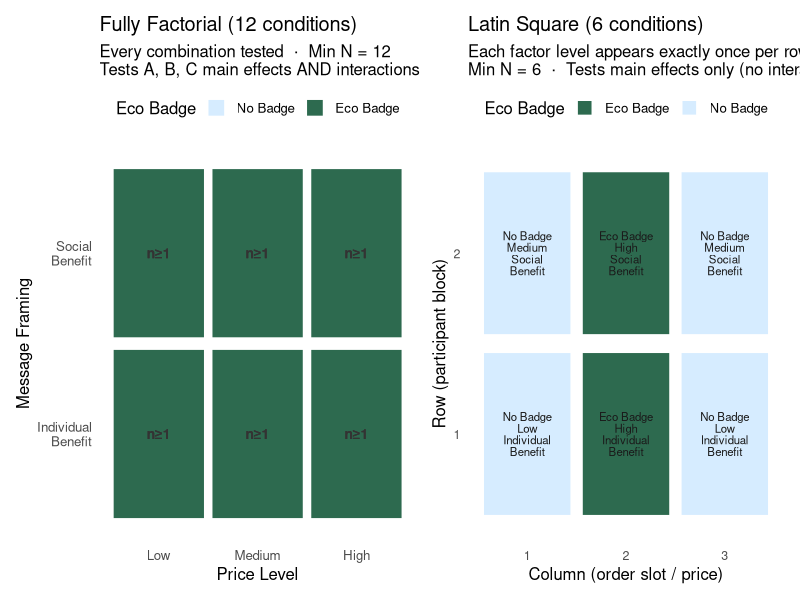
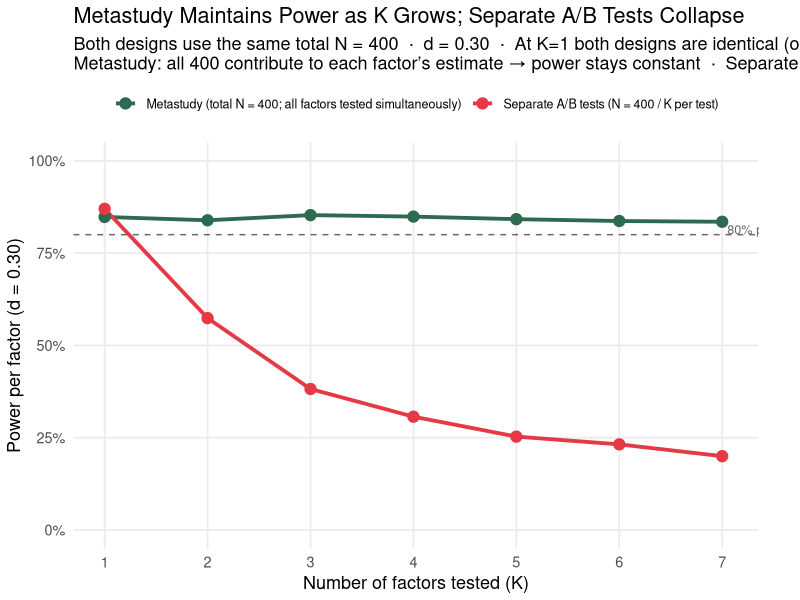
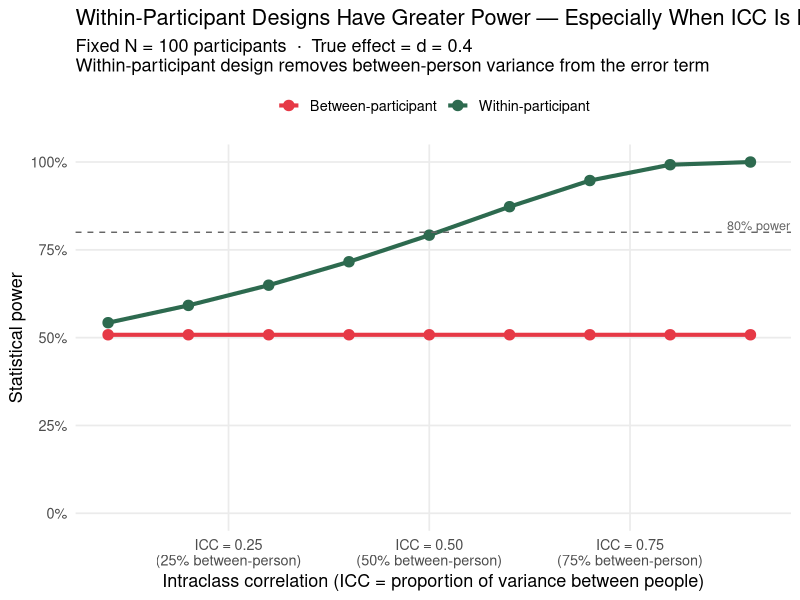
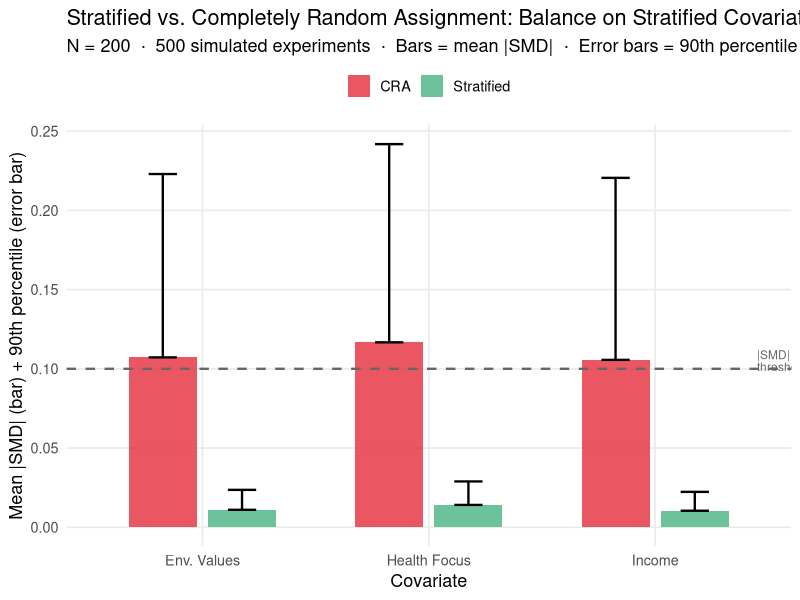
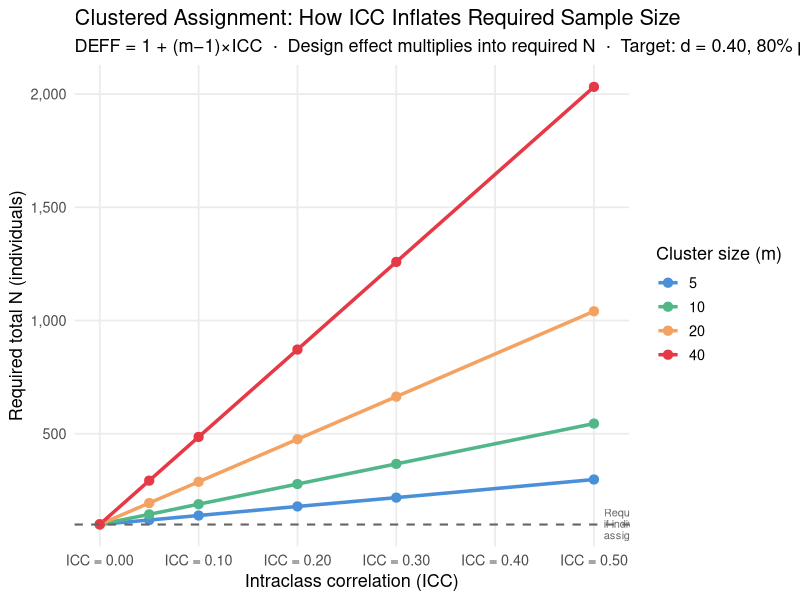

Write the R code that produced these figures, in order.
## ---- chunk 1
knitr::opts_chunk$set(
  echo    = TRUE,
  fig.width  = 9,
  fig.height = 5,
  fig.path   = "figs/",
  dev        = "svg"
)
dir.create("figs", recursive = TRUE, showWarnings = FALSE)
## ---- chunk 2
#| code-summary: "▶ Load required packages"
library(tidyverse); library(ggplot2); library(knitr); library(scales); library(patchwork)
if (!requireNamespace("lavaan", quietly = TRUE)) install.packages("lavaan")
library(lavaan)
set.seed(2025)
## ---- chunk 3
#| code-summary: "▶ Visualize: CRD vs. Factorial vs. Latin Square cell structures"

# ── Fully factorial: all A×B×C combinations ──────────────────────────────────
fact_df <- expand.grid(
  EcoBadge  = c("No Badge", "Eco Badge"),
  PriceLevel = c("Low", "Medium", "High"),
  Framing    = c("Individual\nBenefit", "Social\nBenefit")
) |>
  mutate(cell = paste(EcoBadge, PriceLevel, Framing, sep = "\n"),
         design = "Fully Factorial\n(12 cells, 12N total)")

# ── Latin square: Factor C varied across rows and Factor A×B as column×row
# 2×3 Latin Square (accommodate unequal levels by using 3×3 and dropping one row)
ls_grid <- expand.grid(Row = 1:2, Col = 1:3) |>
  mutate(
    EcoBadge   = ifelse(Col %in% c(1, 3), "No Badge", "Eco Badge"),
    PriceLevel = c("Low","Medium","High","High","Low","Medium"),
    Framing    = c("Individual\nBenefit","Social\nBenefit","Individual\nBenefit",
                   "Social\nBenefit","Individual\nBenefit","Social\nBenefit"),
    design     = "Latin Square\n(6 cells, 6N total)"
  )

# ── CRD: just two cells (eco vs. no eco, collapsing B and C) ─────────────────
crd_df <- data.frame(
  EcoBadge   = c("No Badge", "Eco Badge"),
  PriceLevel = "Pooled\n(B,C varied\nbut uncontrolled)",
  Framing    = "Pooled",
  design     = "Simple A/B (CRA)\n(2 cells, N total)",
  Row = 1, Col = 1:2
)

# ── Plot factorial and latin square side by side ──────────────────────────────
p_fact <- ggplot(fact_df, aes(x = PriceLevel, y = Framing, fill = EcoBadge)) +
  geom_tile(color = "white", linewidth = 1.2, width = 0.95, height = 0.95) +
  geom_text(aes(label = paste0("n\u2265", ifelse(EcoBadge == "Eco Badge", "1", "1"))),
            size = 3.5, fontface = "bold", color = "gray20") +
  scale_fill_manual(values = c("No Badge" = "#d6ecff", "Eco Badge" = "#2d6a4f"),
                    name = "Eco Badge") +
  labs(title = "Fully Factorial (12 conditions)",
       subtitle = "Every combination tested  \u00b7  Min N = 12\nTests A, B, C main effects AND interactions",
       x = "Price Level", y = "Message Framing") +
  theme_minimal(base_size = 12) +
  theme(panel.grid = element_blank(), legend.position = "top")

p_ls <- ggplot(ls_grid, aes(x = factor(Col), y = factor(Row), fill = EcoBadge)) +
  geom_tile(color = "white", linewidth = 1.5, width = 0.92, height = 0.92) +
  geom_text(aes(label = paste0(EcoBadge, "\n", PriceLevel, "\n", Framing)),
            size = 2.9, lineheight = 0.85, color = "gray10") +
  scale_fill_manual(values = c("No Badge" = "#d6ecff", "Eco Badge" = "#2d6a4f"),
                    name = "Eco Badge") +
  labs(title = "Latin Square (6 conditions)",
       subtitle = "Each factor level appears exactly once per row and column\nMin N = 6  \u00b7  Tests main effects only (no interactions)",
       x = "Column (order slot / price)", y = "Row (participant block)") +
  theme_minimal(base_size = 12) +
  theme(panel.grid = element_blank(), legend.position = "top",
        axis.text = element_text(size = 9))

p_fact + p_ls
## ---- chunk 4
#| code-summary: "▶ Table: design comparison on key dimensions"

design_tab <- data.frame(
  Design = c("Simple A/B (CRA)", "Fully Factorial", "Latin Square"),
  `Conditions` = c(2, 12, 6),
  `Min N (1 obs/cell)` = c(2, 12, 6),
  `Main effects testable` = c("A only", "A, B, C", "A, B, C"),
  `Interactions testable` = c("None", "A\u00d7B, A\u00d7C, B\u00d7C, A\u00d7B\u00d7C", "None"),
  `Orthogonality coverage` = c("Only A vs. B,C confounded", "Perfect within cells", "Approximate — by design"),
  check.names = FALSE
)

kable(design_tab,
      caption = "Design comparison: efficiency, testability, and orthogonality coverage")
## ---- chunk 5
#| code-summary: "▶ Simulate: metastudy maintains power as K grows; separate A/B tests collapse"

set.seed(2026)
K_vec   <- 1:7       # 1 to 7 factors (stop at K = 7)
N_total <- 400       # fixed total budget (same for both designs)
d       <- 0.30      # true effect size per factor
n_sim   <- 1000      # simulations per cell

# ── Metastudy: all N=400 test all K factors simultaneously (orthogonal OLS) ────
# Key: each factor is assigned orthogonally, so estimating Factor 1 uses all N
# participants (N/2 per level), regardless of K. SE ≈ 2*sigma/sqrt(N) = constant.
# At K=1 this is identical to a single A/B test with N participants.
sim_meta_power <- function(N, K, d, n_sim = 500) {
  mean(replicate(n_sim, {
    # Random ±0.5 assignment to each of K orthogonal factors
    X   <- matrix(sample(c(-0.5, 0.5), N * K, replace = TRUE), nrow = N)
    Y   <- X %*% rep(d, K) + rnorm(N, 0, 1)
    fit <- lm(Y ~ X)
    # p-value for Factor 1 (all factors symmetric by design)
    coef(summary(fit))[2, 4] < 0.05
  }))
}

# ── Separate A/B tests: total N = 400 split EQUALLY among K tests ─────────────
# Each of the K factors gets its own study with N/K participants.
# At K=1: N_per_test = 400 → identical to metastudy (K=1 case) → equal power.
# As K grows: N_per_test = 400/K shrinks → power falls.
sim_ab_power <- function(N_per_test, d, n_sim = 500) {
  n_t <- ceiling(N_per_test / 2)
  n_c <- floor(N_per_test / 2)
  mean(replicate(n_sim, {
    obs <- mean(rnorm(n_t,  d / 2, 1)) - mean(rnorm(n_c, -d / 2, 1))
    se  <- sqrt(1/n_t + 1/n_c)
    abs(obs / se) > qnorm(0.975)
  }))
}

meta_powers <- sapply(K_vec, function(K) sim_meta_power(N_total, K, d, n_sim))
ab_powers   <- sapply(K_vec, function(K) sim_ab_power(floor(N_total / K), d, n_sim))

power_df <- data.frame(
  n_factors = rep(K_vec, 2),
  power     = c(meta_powers, ab_powers),
  design    = rep(c("Metastudy (total N = 400; all factors tested simultaneously)",
                    "Separate A/B tests (N = 400 / K per test)"),
                 each = length(K_vec))
)

ggplot(power_df, aes(x = n_factors, y = power,
                     color = design, group = design)) +
  geom_line(linewidth = 1.3) +
  geom_point(size = 3.5) +
  geom_hline(yintercept = 0.80, linetype = "dashed", color = "gray40") +
  annotate("text", x = 7.05, y = 0.815, label = "80% power",
           color = "gray40", size = 3.2, hjust = 0) +
  scale_color_manual(
    values = c("Metastudy (total N = 400; all factors tested simultaneously)" = "#2d6a4f",
               "Separate A/B tests (N = 400 / K per test)"                   = "#e63946"),
    name = NULL) +
  scale_y_continuous(labels = percent_format(accuracy = 1), limits = c(0, 1)) +
  scale_x_continuous(breaks = K_vec) +
  labs(x = "Number of factors tested (K)",
       y = "Power per factor (d = 0.30)",
       title = "Metastudy Maintains Power as K Grows; Separate A/B Tests Collapse",
       subtitle = paste0(
         "Both designs use the same total N = 400  \u00b7  d = 0.30  \u00b7  At K=1 both designs are identical (one A/B test, N=400)\n",
         "Metastudy: all 400 contribute to each factor\u2019s estimate \u2192 power stays constant  \u00b7  ",
         "Separate A/B: 400/K per test \u2192 power falls")) +
  theme_minimal(base_size = 13) +
  theme(panel.grid.minor = element_blank(), legend.position = "top",
        legend.text = element_text(size = 9),
        plot.margin = margin(5, 30, 5, 5))
## ---- chunk 6
#| code-summary: "▶ Simulate: between vs. within participant power comparison"

set.seed(2026)

# Parameters
true_effect <- 0.40   # true within-person effect (SD units)
icc_range   <- seq(0.10, 0.90, by = 0.10)  # ICC = between / total variance

power_comparison <- expand.grid(
  icc    = icc_range,
  design = c("Between-participant", "Within-participant")
) |>
  mutate(
    # For fixed total N = 100, n_per_arm = 50 between, N = 50 for within
    N        = 100,
    n_arm    = 50,
    # Between: variance includes between-person component (inflates denominator)
    sd_eff_b = sqrt(1),             # full SD
    # Within: SD of the DIFFERENCE scores = sqrt(2*(1-icc)) * total_sd
    sd_eff_w = sqrt(2 * (1 - icc)),
    power_val = mapply(function(des, sd_e) {
      tryCatch(
        power.t.test(n = 50, delta = true_effect,
                     sd = sd_e, sig.level = 0.05,
                     type = ifelse(des == "Between-participant",
                                   "two.sample", "paired"))$power,
        error = function(e) NA_real_
      )
    }, design, ifelse(design == "Between-participant", sd_eff_b, sd_eff_w))
  )

ggplot(power_comparison, aes(x = icc, y = power_val,
                              color = design, group = design)) +
  geom_line(linewidth = 1.4) +
  geom_point(size = 3.2) +
  geom_hline(yintercept = 0.80, linetype = "dashed", color = "gray40") +
  annotate("text", x = 0.91, y = 0.82, label = "80% power",
           color = "gray40", size = 3.2) +
  scale_color_manual(values = c("Between-participant" = "#e63946",
                                 "Within-participant"  = "#2d6a4f"),
                     name = NULL) +
  scale_x_continuous(labels = function(x) sprintf("ICC = %.2f\n(%.0f%% between-person)", x, x*100)) +
  scale_y_continuous(labels = percent_format(accuracy = 1), limits = c(0, 1)) +
  labs(x = "Intraclass correlation (ICC = proportion of variance between people)",
       y = "Statistical power",
       title = "Within-Participant Designs Have Greater Power — Especially When ICC Is High",
       subtitle = paste0("Fixed N = 100 participants  \u00b7  True effect = d = ", true_effect,
                         "\nWithin-participant design removes between-person variance from the error term")) +
  theme_minimal(base_size = 13) +
  theme(panel.grid.minor = element_blank(), legend.position = "top")
## ---- chunk 7
#| code-summary: "▶ Simulate: CRA vs. stratified assignment for 500 experiments"

set.seed(2026)
N_str  <- 200
D_str  <- 3    # three binary covariates to stratify on

n_sims <- 500

# Helper: absolute SMD for a covariate
abs_smd <- function(x, trt) {
  m1 <- mean(x[trt == 1]); m0 <- mean(x[trt == 0])
  s  <- sqrt((var(x[trt == 1]) + var(x[trt == 0])) / 2)
  if (s == 0) return(0)
  abs(m1 - m0) / s
}

# Simulate one run under CRA and one under stratified
one_run <- function() {
  # Participant covariates (binary)
  X1 <- rbinom(N_str, 1, 0.45)  # environmental values
  X2 <- rbinom(N_str, 1, 0.50)  # income
  X3 <- rbinom(N_str, 1, 0.40)  # health focus

  # CRA
  trt_cra  <- sample(rep(0:1, N_str / 2))

  # Stratified: randomize within each of 2^3 = 8 strata
  strata   <- paste(X1, X2, X3, sep = "-")
  trt_strat <- integer(N_str)
  for (s in unique(strata)) {
    idx <- which(strata == s)
    n_s <- length(idx)
    trt_strat[idx] <- sample(c(rep(0, ceiling(n_s / 2)),
                                rep(1, floor(n_s / 2)))[seq_len(n_s)])
  }

  data.frame(
    method = c(rep("CRA", 3L), rep("Stratified", 3L)),
    cov    = rep(c("Env. Values", "Income", "Health Focus"), 2L),
    smd    = c(abs_smd(X1, trt_cra),  abs_smd(X2, trt_cra),  abs_smd(X3, trt_cra),
               abs_smd(X1, trt_strat), abs_smd(X2, trt_strat), abs_smd(X3, trt_strat))
  )
}

set.seed(42)
strat_sims <- bind_rows(replicate(n_sims, one_run(), simplify = FALSE))

strat_summary <- strat_sims |>
  group_by(method, cov) |>
  summarise(mean_smd = mean(smd), p90_smd = quantile(smd, 0.90), .groups = "drop") |>
  mutate(method = factor(method, levels = c("CRA", "Stratified")))

ggplot(strat_summary, aes(x = cov, y = mean_smd, fill = method,
                           ymin = 0, ymax = p90_smd)) +
  geom_col(position = position_dodge(0.7), width = 0.6, alpha = 0.85) +
  geom_errorbar(aes(ymin = mean_smd, ymax = p90_smd),
                position = position_dodge(0.7), width = 0.25, linewidth = 0.8) +
  geom_hline(yintercept = 0.10, linetype = "dashed", color = "gray40", linewidth = 0.8) +
  annotate("text", x = 3.45, y = 0.105, label = "|SMD| = 0.10\nthreshold",
           size = 3.0, color = "gray40", hjust = 0, lineheight = 0.85) +
  scale_fill_manual(values = c("CRA" = "#e63946", "Stratified" = "#52b788"), name = NULL) +
  labs(x = "Covariate", y = "Mean |SMD| (bar) + 90th percentile (error bar)",
       title = "Stratified vs. Completely Random Assignment: Balance on Stratified Covariates",
       subtitle = paste0("N = ", N_str, "  \u00b7  500 simulated experiments  \u00b7  ",
                         "Bars = mean |SMD|  \u00b7  Error bars = 90th percentile worst case")) +
  theme_minimal(base_size = 13) +
  theme(panel.grid.minor = element_blank(), legend.position = "top")
## ---- chunk 8
#| code-summary: "▶ Illustrate: effective N under clustered assignment for different ICCs"

icc_vals     <- c(0.00, 0.05, 0.10, 0.20, 0.30, 0.50)
cluster_sizes <- c(5, 10, 20, 40)

deff_df <- expand.grid(icc = icc_vals, m = cluster_sizes) |>
  mutate(
    DEFF    = 1 + (m - 1) * icc,        # design effect
    Neff_80 = ceiling(
      power.t.test(delta = 0.40, sd = 1, sig.level = 0.05, power = 0.80,
                   type = "two.sample")$n * DEFF
    ),
    m_label = paste0("Cluster size = ", m)
  )

ggplot(deff_df, aes(x = icc, y = Neff_80,
                    color = factor(m), group = factor(m))) +
  geom_line(linewidth = 1.2) +
  geom_point(size = 2.8) +
  geom_hline(yintercept = power.t.test(delta = 0.40, sd = 1, sig.level = 0.05,
                                        power = 0.80, type = "two.sample")$n,
             linetype = "dashed", color = "gray40", linewidth = 0.7) +
  annotate("text", x = 0.51, y = power.t.test(delta = 0.40, sd = 1, sig.level = 0.05,
                                                power = 0.80, type = "two.sample")$n + 3,
           label = "Required N\nif individual\nassignment",
           size = 2.8, color = "gray40", hjust = 0, lineheight = 0.85) +
  scale_color_manual(values = c("5" = "#4a90d9", "10" = "#52b788",
                                 "20" = "#f4a261", "40" = "#e63946"),
                     name = "Cluster size (m)") +
  scale_x_continuous(labels = function(x) sprintf("ICC = %.2f", x)) +
  scale_y_continuous(labels = comma) +
  labs(x = "Intraclass correlation (ICC)",
       y = "Required total N (individuals)",
       title = "Clustered Assignment: How ICC Inflates Required Sample Size",
       subtitle = "DEFF = 1 + (m\u22121)\u00d7ICC  \u00b7  Design effect multiplies into required N  \u00b7  Target: d = 0.40, 80% power") +
  theme_minimal(base_size = 13) +
  theme(panel.grid.minor = element_blank())
